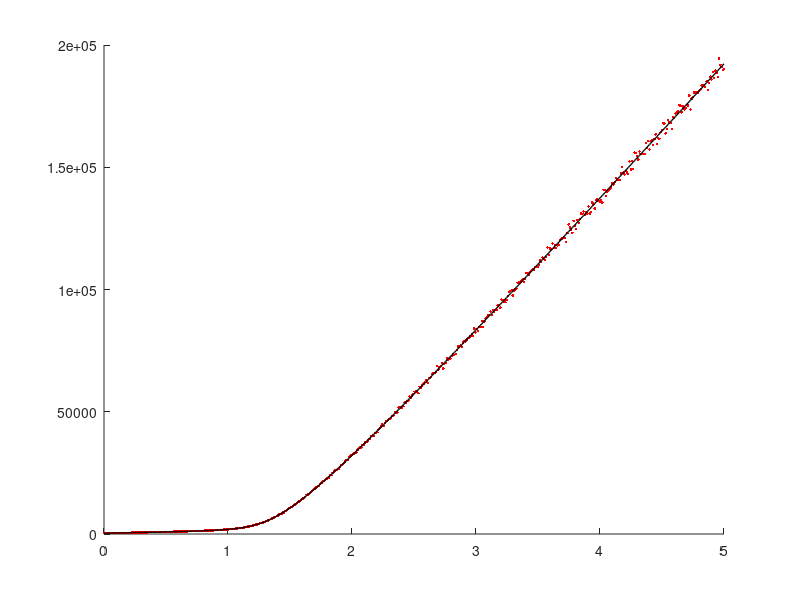
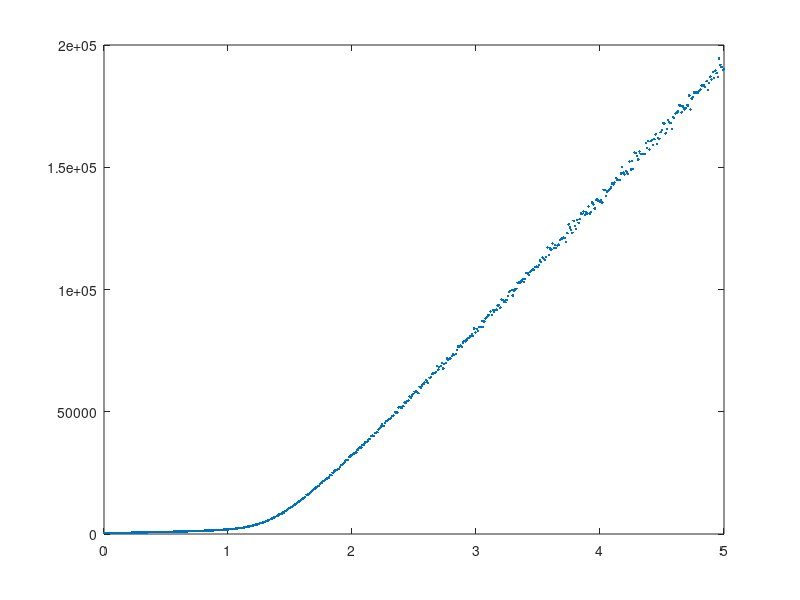
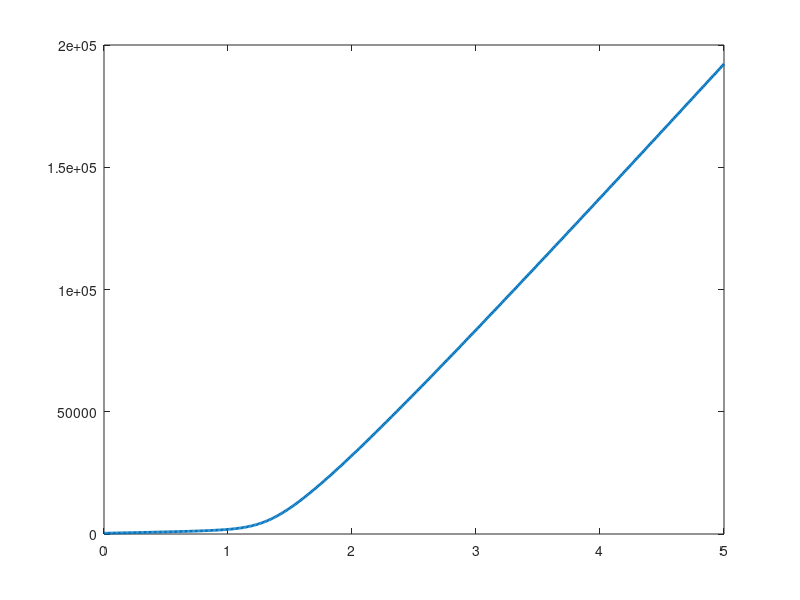

The MATLAB source for these figures, in order:
A = 10^5;
E = 45;
c = 1.8;
R = 8.314*10^(-3);

%% part 1
odefun = @(t,T) (A*exp(-E/(R*T)) + 2000*exp(-0.001*t))/c ;

tspan = linspace(0,5,500);
T0 = 300;

[t,T_no_noise] = ode45(odefun, tspan, T0);

T_noise = T_no_noise .* (1 + 0.01*randn(size(T_no_noise)));

grid on
hold on 

figure(1)
plot(t,T_noise,'r.','LineWidth',5)
plot(t,T_no_noise,'k','LineWidth',1)

hold off
grid off
%% part 2

model = @(p,t) temperature_model(p,t,T0,c,R);

function T = temperature_model(p,t,T0,c,R)
    A = p(1);
    E = p(2);

    odefun = @(t,T) (A*exp(-E./(R*T)) + 2000*exp(-0.001*t))/c;

    [l,T] = ode45(odefun, t, T0);
end

T_data = T_noise;
p0 = [5*10^4 30];   % initial guess 

p_estimate = lsqcurvefit(model, p0, t, T_data);

A_estimate = p_estimate(1);
E_estimate = p_estimate(2);

fprintf("Estimated A = %f \n",A_estimate)
fprintf("Estimated E = %f \n",E_estimate)

T_fit = model(p_estimate,t);


figure(2)

plot(t,T_data,".","LineWidth",5)

figure(3)
plot(t,T_fit,"LineWidth",2)